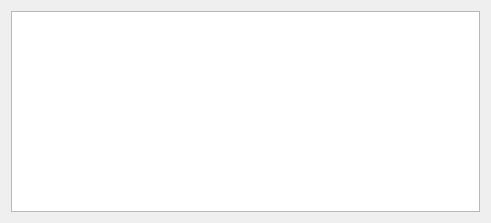
<?xml version="1.0" encoding="UTF-8"?>
<ui version="4.0">
 <class>PageDc</class>
 <widget class="QWidget" name="PageDc">
  <property name="geometry">
   <rect>
    <x>0</x>
    <y>0</y>
    <width>491</width>
    <height>223</height>
   </rect>
  </property>
  <property name="windowTitle">
   <string>Form</string>
  </property>
  <layout class="QVBoxLayout" name="verticalLayout">
   <item>
    <widget class="ParamTable" name="paramTab"/>
   </item>
  </layout>
 </widget>
 <customwidgets>
  <customwidget>
   <class>ParamTable</class>
   <extends>QTableWidget</extends>
   <header>widgets/paramtable.h</header>
  </customwidget>
 </customwidgets>
 <resources/>
 <connections/>
</ui>
